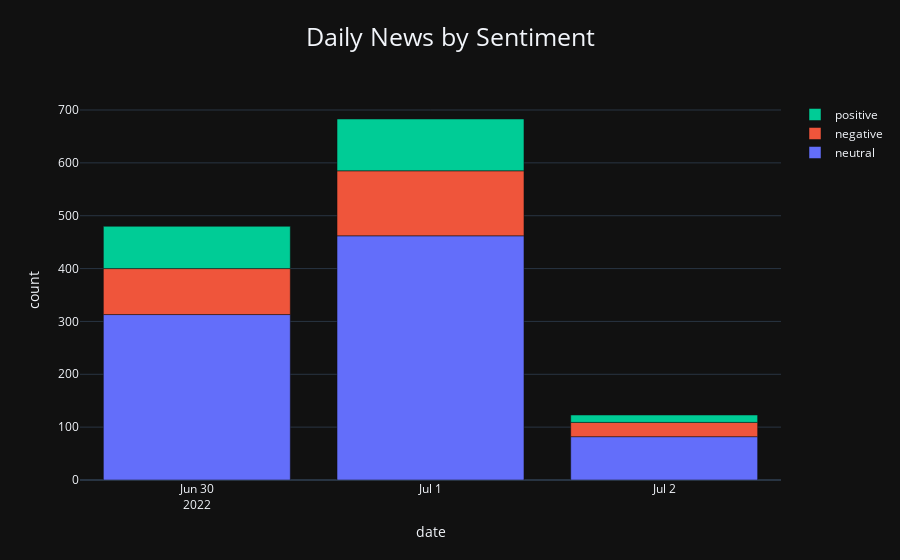

Notebook code for this chart:
### Code cell
sent_bar(df_poly, 'date', 'count', 'title_finBERT', "Daily News by Sentiment").show()

### Figure 1 — Plotly figure (JSON) as saved in the notebook; plotly's stock layout.template omitted (floating-point values rounded to 4 significant figures)
{"data": [{"alignmentgroup": "True", "hovertemplate": "title_finBERT=neutral<br>date=%{x}<br>count=%{y}<extra></extra>", "legendgroup": "neutral", "marker": {"color": "#636efa", "pattern": {"shape": ""}}, "name": "neutral", "offsetgroup": "neutral", "orientation": "v", "showlegend": true, "textposition": "auto", "type": "bar", "x": ["2022-06-30T00:00:00", "2022-07-01T00:00:00", "2022-07-02T00:00:00"], "xaxis": "x", "y": [313, 462, 82], "yaxis": "y"}, {"alignmentgroup": "True", "hovertemplate": "title_finBERT=negative<br>date=%{x}<br>count=%{y}<extra></extra>", "legendgroup": "negative", "marker": {"color": "#EF553B", "pattern": {"shape": ""}}, "name": "negative", "offsetgroup": "negative", "orientation": "v", "showlegend": true, "textposition": "auto", "type": "bar", "x": ["2022-06-30T00:00:00", "2022-07-01T00:00:00", "2022-07-02T00:00:00"], "xaxis": "x", "y": [87, 123, 27], "yaxis": "y"}, {"alignmentgroup": "True", "hovertemplate": "title_finBERT=positive<br>date=%{x}<br>count=%{y}<extra></extra>", "legendgroup": "positive", "marker": {"color": "#00cc96", "pattern": {"shape": ""}}, "name": "positive", "offsetgroup": "positive", "orientation": "v", "showlegend": true, "textposition": "auto", "type": "bar", "x": ["2022-06-30T00:00:00", "2022-07-01T00:00:00", "2022-07-02T00:00:00"], "xaxis": "x", "y": [80, 98, 14], "yaxis": "y"}], "layout": {"barmode": "relative", "legend": {"title": {"text": ""}, "tracegroupgap": 0, "traceorder": "reversed"}, "title": {"font": {"size": 25}, "text": "Daily News by Sentiment", "x": 0.5, "xanchor": "center", "y": 0.95, "yanchor": "top"}, "xaxis": {"anchor": "y", "domain": [0, 1], "dtick": "D1", "title": {"text": "date"}}, "yaxis": {"anchor": "x", "domain": [0, 1], "title": {"text": "count"}}}}
